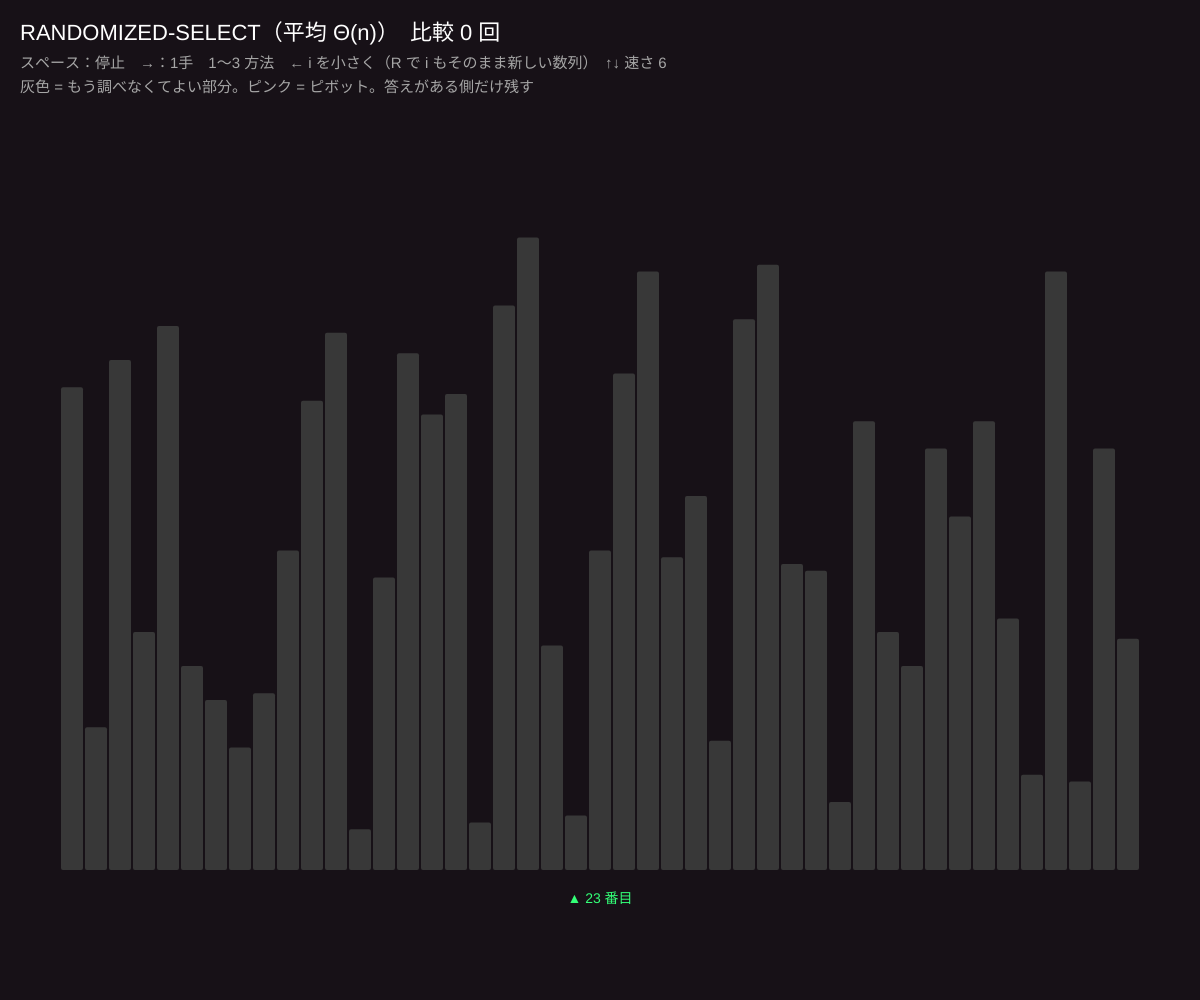
Frame 1 (no input)
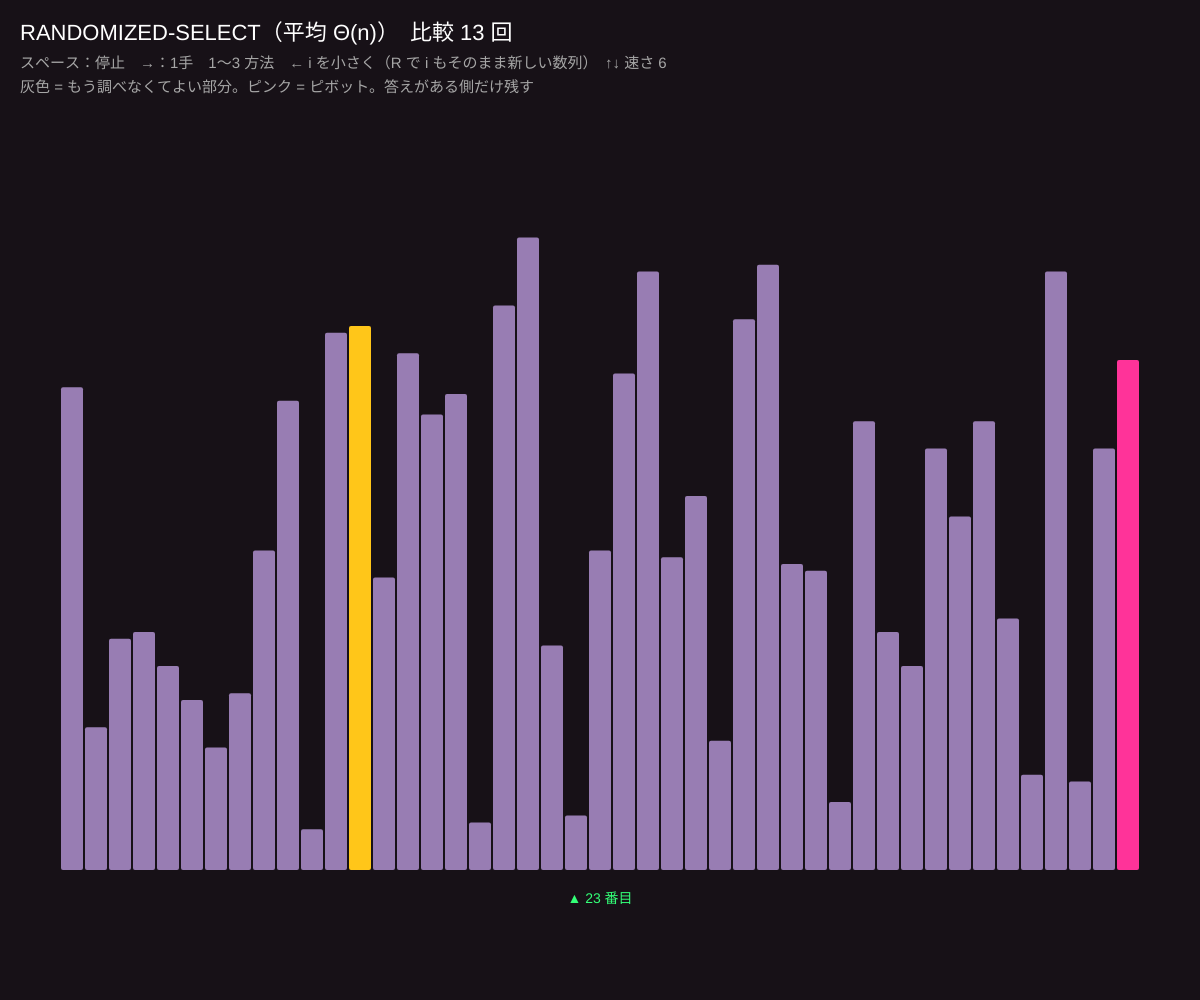
Frame 60 (no input)
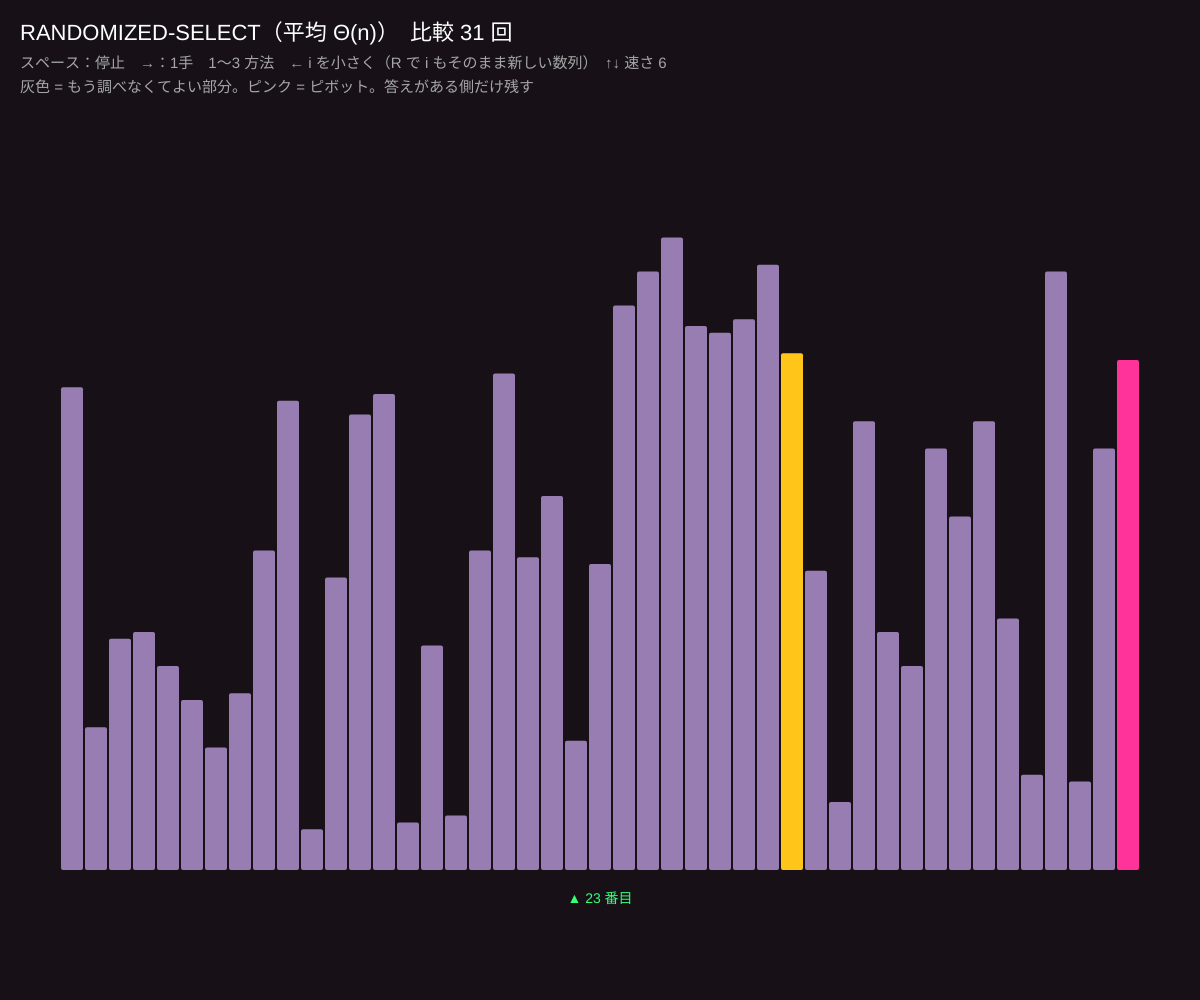
Frame 120 (the mouse pressed at the canvas centre since frame 60)

The p5.js sketch that drew these frames (run headless with seeded random() and noise() and a simulated clock; from frame 60 on, the mouse is pressed at the canvas centre):

// p5.js sketch
// ── sketch.js
// ============================================
// 12 選択問題：最小・最大と中央値
// 「i 番目に小さい数」を、全部並べずに見つける
// 1：最小と最大を同時に。2 個ずつ組にすると 2n 回でなく約 1.5n 回の比較で済む
// 2：RANDOMIZED-SELECT。クイックソートの分割を片側だけくり返す。平均 Θ(n)
// 3：SELECT（中央値の中央値）。5 個ずつの組の中央値の、さらに中央値をピボットにして、最悪でも Θ(n)
// スペース：再生／停止　→：1 手　1〜3：方法　←：i を小さく　↑↓ 速さ　R：新しい数列
// ============================================

let n = 45;              // ★ 要素数
let speed = 6;
let a = [], gen, algo = 2, target = 0, playing = true, acc = 0, done = false, comparisons = 0;
let st = { lo: -1, hi: -1, p: -1, j: -1, groups: [], meds: [], answer: -1, mn: -1, mx: -1 };
let rounds = 0;

function setup() {
  createCanvas(windowWidth, windowHeight);
  colorMode(HSB, 360, 100, 100, 100);
  target = floor(n / 2);
  reset();
}

function reset() {
  a = [];
  for (let i = 0; i < n; i++) a.push(floor(random(1, 100)));
  restart();
}

function restart() {
  comparisons = 0; rounds = 0; done = false;
  st = { lo: -1, hi: -1, p: -1, j: -1, groups: [], meds: [], answer: -1, mn: -1, mx: -1 };
  if (a.length === 0) { done = true; return; }
  target = constrain(target, 0, a.length - 1);
  gen = algo === 1 ? minMax() : algo === 2 ? randSelect(0, a.length - 1, target) : momSelect(0, a.length - 1, target);
}

function less(x, y) { comparisons++; return x < y; }

// 最小と最大を同時に
function* minMax() {
  let mn = 0, mx = 0, start = 1;      // 奇数個なら最初の 1 個を最小・最大にする
  if (a.length % 2 === 0) { if (less(a[1], a[0])) { mn = 1; mx = 0; } else { mn = 0; mx = 1; } start = 2; }
  st.mn = mn; st.mx = mx; yield;
  for (let i = start; i + 1 < a.length; i += 2) {
    let small = i, big = i + 1;
    if (less(a[i + 1], a[i])) { small = i + 1; big = i; }   // まず 2 個を比べて
    if (less(a[small], a[mn])) mn = small;                  // 小さいほうは最小と
    if (less(a[mx], a[big])) mx = big;                      // 大きいほうは最大と
    st = { ...st, mn, mx, j: i };
    yield;
  }
  st.j = -1; done = true;
}

function swap(i, j) { [a[i], a[j]] = [a[j], a[i]]; }

function* partitionAround(lo, hi, pIdx) {
  swap(pIdx, hi);
  let x = a[hi], i = lo - 1;
  for (let j = lo; j < hi; j++) {
    comparisons++;
    if (a[j] <= x) { i++; swap(i, j); }
    st.j = j; st.p = hi;
    if ((j - lo) % 3 === 0) yield;
  }
  swap(i + 1, hi);
  st.p = i + 1; st.j = -1;
  yield;
  return i + 1;
}

// 乱択選択（i は 0 始まり）
function* randSelect(lo, hi, i) {
  while (true) {
    st.lo = lo; st.hi = hi; rounds++;
    if (lo === hi) { st.answer = lo; done = true; return; }
    let q = yield* partitionAround(lo, hi, floor(random(lo, hi + 1)));
    if (q === i) { st.answer = q; st.lo = q; st.hi = q; done = true; return; }
    if (i < q) hi = q - 1; else lo = q + 1;
  }
}

// 中央値の中央値を（アニメなしで）求める：添字を返す
function momIndex(lo, hi) {
  let vals = [];
  for (let g = lo; g <= hi; g += 5) {
    let grp = a.slice(g, min(g + 5, hi + 1)).sort((x, y) => { comparisons++; return x - y; });
    vals.push(grp[floor((grp.length - 1) / 2)]);
  }
  while (vals.length > 1) {   // 再帰の代わりに、中央値の列にもう一度同じことをする
    let nxt = [];
    for (let g = 0; g < vals.length; g += 5) { let grp = vals.slice(g, g + 5).sort((x, y) => { comparisons++; return x - y; }); nxt.push(grp[floor((grp.length - 1) / 2)]); }
    vals = nxt;
  }
  for (let k = lo; k <= hi; k++) if (a[k] === vals[0]) return k;
  return lo;
}

// 中央値の中央値による選択
function* momSelect(lo, hi, i) {
  while (true) {
    st.lo = lo; st.hi = hi; rounds++;
    if (lo === hi) { st.answer = lo; done = true; return; }
    // 5 個ずつの組を作って、組ごとに並べる
    st.groups = [];
    for (let g = lo; g <= hi; g += 5) {
      let e = min(g + 4, hi);
      let grp = a.slice(g, e + 1).sort((x, y) => { comparisons++; return x - y; });
      for (let k = 0; k < grp.length; k++) a[g + k] = grp[k];
      st.groups.push([g, e]);
      yield;
    }
    st.meds = st.groups.map(([g, e]) => g + floor((e - g) / 2));
    yield;
    let pIdx = momIndex(lo, hi);
    st.p = pIdx; yield;
    st.groups = []; st.meds = [];
    let q = yield* partitionAround(lo, hi, pIdx);
    if (q === i) { st.answer = q; st.lo = q; st.hi = q; done = true; return; }
    if (i < q) hi = q - 1; else lo = q + 1;
  }
}

function advance() { if (!done) gen.next(); }

function draw() {
  background(300, 25, 9);
  if (playing && !done) { acc += speed / 60; while (acc >= 1) { advance(); acc--; } }
  let L = 60, W = width - 120, baseY = height - 130, H = height - 320;
  let w = W / max(1, a.length);
  for (let [g, e] of st.groups) { noStroke(); fill((g * 13) % 360, 40, 30); rect(L + g * w, baseY + 6, (e - g + 1) * w, 10, 3); }
  for (let k = 0; k < a.length; k++) {
    let h = a[k] * H / 100;
    let inR = algo === 1 || (k >= st.lo && k <= st.hi);
    let c = inR ? color(270, 30, 70) : color(0, 0, 22);
    if (st.meds.includes(k)) c = color(190, 70, 95);
    if (k === st.j) c = color(45, 90, 100);
    if (k === st.p && algo !== 1) c = color(330, 80, 100);
    if (k === st.mn) c = color(200, 80, 100);
    if (k === st.mx) c = color(10, 80, 100);
    if (k === st.answer) c = color(140, 80, 100);
    noStroke(); fill(c); rect(L + k * w + 1, baseY - h, w - 2, h, 2);
  }
  if (algo !== 1) {
    noStroke(); fill(140, 80, 100); textAlign(CENTER, TOP); textSize(14);
    text('▲ ' + (target + 1) + ' 番目', L + target * w + w / 2, baseY + 22);
  }
  let names = ['', '最小と最大を同時に', 'RANDOMIZED-SELECT（平均 Θ(n)）', 'SELECT 中央値の中央値（最悪 Θ(n)）'];
  noStroke(); fill(0, 0, 100); textAlign(LEFT, BASELINE); textSize(22);
  let res = '';
  if (done && algo === 1 && a.length) res = '　最小 ' + a[st.mn] + '・最大 ' + a[st.mx];
  if (done && algo !== 1 && st.answer >= 0) res = '　答え：' + (target + 1) + ' 番目に小さいのは ' + a[st.answer];
  text(names[algo] + '　比較 ' + comparisons + ' 回' + res, 20, 40);
  fill(0, 0, 65); textSize(15);
  text('スペース：' + (playing ? '停止' : '再生') + '　→：1手　1〜3 方法　← i を小さく（R で i もそのまま新しい数列）　↑↓ 速さ ' + speed, 20, 68);
  text(algo === 1 ? '2 つずつ組にして比べる：約 3n/2 = ' + floor(3 * n / 2) + ' 回（別々に探すと 2n − 2 = ' + (2 * n - 2) + ' 回）'
    : '灰色 = もう調べなくてよい部分。ピンク = ピボット。答えがある側だけ残す' + (algo === 3 ? '。水色 = 5 個組の中央値' : ''), 20, 92);
}

function keyPressed() {
  if (key === ' ') playing = !playing;
  if (key === RIGHT_ARROW) { playing = false; advance(); }
  if (key === LEFT_ARROW) { target = (target - 1 + max(1, a.length)) % max(1, a.length); restart(); }
  if (key >= '1' && key <= '3') { algo = int(key); restart(); }
  if (key === 'r' || key === 'R') reset();
  if (key === UP_ARROW) speed = min(240, speed * 2);
  if (key === DOWN_ARROW) speed = max(1, speed / 2);
}
function windowResized() { resizeCanvas(windowWidth, windowHeight); }

// ---------- やってみよう ----------
// 1. n を 2 倍にして、2 と 3 の比較回数がほぼ 2 倍（= Θ(n)）になるか確かめる
// 2. 3 の組の大きさを 5 から 3 にすると、最悪 Θ(n) が保証されなくなる。なぜか考えよう
// 3. 中央値は「平均値」とどうちがう？ 大きな外れ値を 1 つ入れて比べよう
